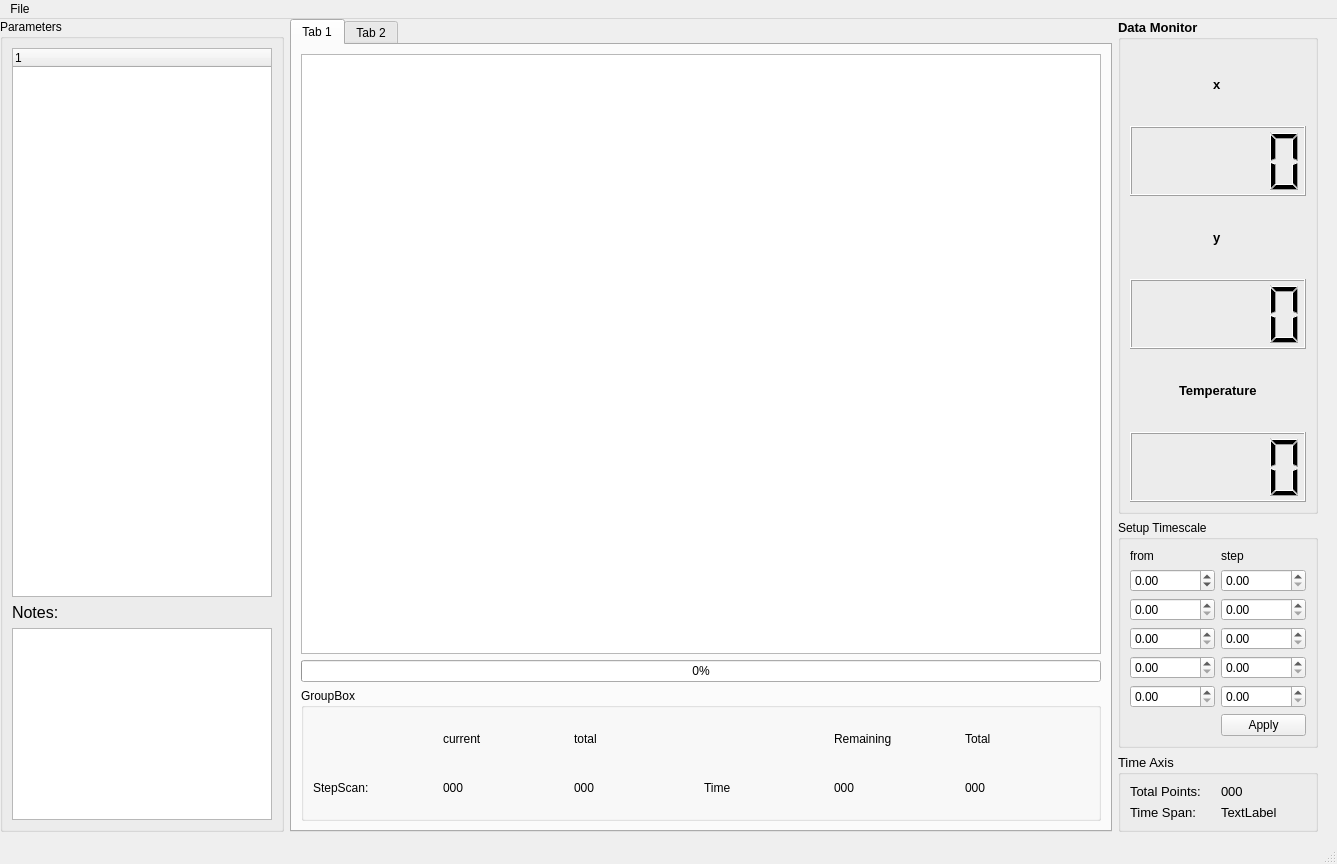
<?xml version="1.0" encoding="UTF-8"?>
<ui version="4.0">
 <class>MainWindow</class>
 <widget class="QMainWindow" name="MainWindow">
  <property name="geometry">
   <rect>
    <x>0</x>
    <y>0</y>
    <width>1337</width>
    <height>864</height>
   </rect>
  </property>
  <property name="windowTitle">
   <string>MainWindow</string>
  </property>
  <widget class="QWidget" name="centralwidget">
   <property name="sizePolicy">
    <sizepolicy hsizetype="MinimumExpanding" vsizetype="Fixed">
     <horstretch>0</horstretch>
     <verstretch>0</verstretch>
    </sizepolicy>
   </property>
   <property name="minimumSize">
    <size>
     <width>1280</width>
     <height>600</height>
    </size>
   </property>
   <property name="maximumSize">
    <size>
     <width>1920</width>
     <height>1080</height>
    </size>
   </property>
   <property name="baseSize">
    <size>
     <width>0</width>
     <height>0</height>
    </size>
   </property>
   <widget class="QWidget" name="verticalLayoutWidget">
    <property name="geometry">
     <rect>
      <x>0</x>
      <y>0</y>
      <width>1318</width>
      <height>813</height>
     </rect>
    </property>
    <layout class="QVBoxLayout" name="verticalLayout">
     <item>
      <layout class="QHBoxLayout" name="horizontalLayout">
       <item>
        <widget class="QGroupBox" name="gb_parameters">
         <property name="sizePolicy">
          <sizepolicy hsizetype="Preferred" vsizetype="MinimumExpanding">
           <horstretch>0</horstretch>
           <verstretch>0</verstretch>
          </sizepolicy>
         </property>
         <property name="title">
          <string>Parameters</string>
         </property>
         <layout class="QVBoxLayout" name="verticalLayout_5">
          <item>
           <widget class="QTreeWidget" name="tree_parameters">
            <property name="sizePolicy">
             <sizepolicy hsizetype="MinimumExpanding" vsizetype="Expanding">
              <horstretch>0</horstretch>
              <verstretch>0</verstretch>
             </sizepolicy>
            </property>
            <property name="minimumSize">
             <size>
              <width>200</width>
              <height>0</height>
             </size>
            </property>
            <column>
             <property name="text">
              <string notr="true">1</string>
             </property>
            </column>
           </widget>
          </item>
          <item>
           <widget class="QLabel" name="label_notes">
            <property name="font">
             <font>
              <pointsize>12</pointsize>
             </font>
            </property>
            <property name="text">
             <string>Notes:</string>
            </property>
           </widget>
          </item>
          <item>
           <widget class="QTextBrowser" name="textbox_notes">
            <property name="sizePolicy">
             <sizepolicy hsizetype="Expanding" vsizetype="Minimum">
              <horstretch>0</horstretch>
              <verstretch>0</verstretch>
             </sizepolicy>
            </property>
           </widget>
          </item>
         </layout>
        </widget>
       </item>
       <item>
        <widget class="QTabWidget" name="tabWidget_plots">
         <property name="sizePolicy">
          <sizepolicy hsizetype="MinimumExpanding" vsizetype="MinimumExpanding">
           <horstretch>0</horstretch>
           <verstretch>0</verstretch>
          </sizepolicy>
         </property>
         <property name="minimumSize">
          <size>
           <width>805</width>
           <height>605</height>
          </size>
         </property>
         <property name="currentIndex">
          <number>0</number>
         </property>
         <widget class="QWidget" name="tab_currentScan">
          <attribute name="title">
           <string>Tab 1</string>
          </attribute>
          <layout class="QVBoxLayout" name="verticalLayout_4">
           <item>
            <widget class="PlotWidget" name="plot_currentScan">
             <property name="sizePolicy">
              <sizepolicy hsizetype="Fixed" vsizetype="Fixed">
               <horstretch>0</horstretch>
               <verstretch>0</verstretch>
              </sizepolicy>
             </property>
             <property name="minimumSize">
              <size>
               <width>800</width>
               <height>600</height>
              </size>
             </property>
            </widget>
           </item>
           <item>
            <widget class="QProgressBar" name="progressBar">
             <property name="minimumSize">
              <size>
               <width>0</width>
               <height>10</height>
              </size>
             </property>
             <property name="value">
              <number>0</number>
             </property>
            </widget>
           </item>
           <item>
            <widget class="QGroupBox" name="gb_title">
             <property name="sizePolicy">
              <sizepolicy hsizetype="Preferred" vsizetype="Minimum">
               <horstretch>0</horstretch>
               <verstretch>0</verstretch>
              </sizepolicy>
             </property>
             <property name="minimumSize">
              <size>
               <width>0</width>
               <height>0</height>
              </size>
             </property>
             <property name="title">
              <string>GroupBox</string>
             </property>
             <layout class="QGridLayout" name="gridLayout_4">
              <item row="0" column="1">
               <widget class="QLabel" name="label_11">
                <property name="text">
                 <string>current</string>
                </property>
               </widget>
              </item>
              <item row="0" column="2">
               <widget class="QLabel" name="label_7">
                <property name="text">
                 <string>total</string>
                </property>
               </widget>
              </item>
              <item row="0" column="4">
               <widget class="QLabel" name="label_9">
                <property name="text">
                 <string>Remaining</string>
                </property>
               </widget>
              </item>
              <item row="0" column="5">
               <widget class="QLabel" name="label_6">
                <property name="text">
                 <string>Total</string>
                </property>
               </widget>
              </item>
              <item row="1" column="0">
               <widget class="QLabel" name="label">
                <property name="text">
                 <string>StepScan:</string>
                </property>
               </widget>
              </item>
              <item row="1" column="1">
               <widget class="QLabel" name="label_10">
                <property name="text">
                 <string>000</string>
                </property>
               </widget>
              </item>
              <item row="1" column="2">
               <widget class="QLabel" name="label_8">
                <property name="text">
                 <string>000</string>
                </property>
               </widget>
              </item>
              <item row="1" column="3">
               <widget class="QLabel" name="label_13">
                <property name="text">
                 <string>Time</string>
                </property>
               </widget>
              </item>
              <item row="1" column="4">
               <widget class="QLabel" name="label_12">
                <property name="text">
                 <string>000</string>
                </property>
               </widget>
              </item>
              <item row="1" column="5">
               <widget class="QLabel" name="label_14">
                <property name="text">
                 <string>000</string>
                </property>
               </widget>
              </item>
             </layout>
            </widget>
           </item>
          </layout>
          <zorder>groupBox</zorder>
          <zorder>groupBox</zorder>
          <zorder>plot_currentScan</zorder>
          <zorder>gb_title</zorder>
          <zorder>progressBar</zorder>
         </widget>
         <widget class="QWidget" name="tab_allScans">
          <attribute name="title">
           <string>Tab 2</string>
          </attribute>
          <widget class="PlotWidget" name="plot_allScans">
           <property name="geometry">
            <rect>
             <x>0</x>
             <y>0</y>
             <width>800</width>
             <height>600</height>
            </rect>
           </property>
           <property name="sizePolicy">
            <sizepolicy hsizetype="Fixed" vsizetype="Fixed">
             <horstretch>0</horstretch>
             <verstretch>0</verstretch>
            </sizepolicy>
           </property>
           <property name="minimumSize">
            <size>
             <width>800</width>
             <height>600</height>
            </size>
           </property>
          </widget>
         </widget>
        </widget>
       </item>
       <item>
        <layout class="QVBoxLayout" name="verticalLayout_2">
         <item>
          <widget class="QGroupBox" name="groupBox_3">
           <property name="sizePolicy">
            <sizepolicy hsizetype="Preferred" vsizetype="MinimumExpanding">
             <horstretch>0</horstretch>
             <verstretch>0</verstretch>
            </sizepolicy>
           </property>
           <property name="minimumSize">
            <size>
             <width>200</width>
             <height>0</height>
            </size>
           </property>
           <property name="font">
            <font>
             <pointsize>10</pointsize>
             <weight>75</weight>
             <bold>true</bold>
            </font>
           </property>
           <property name="title">
            <string>Data Monitor</string>
           </property>
           <layout class="QVBoxLayout" name="verticalLayout_3">
            <item alignment="Qt::AlignHCenter">
             <widget class="QLabel" name="lockinMonitorLabel_x">
              <property name="font">
               <font>
                <pointsize>10</pointsize>
                <weight>75</weight>
                <bold>true</bold>
               </font>
              </property>
              <property name="text">
               <string>x</string>
              </property>
             </widget>
            </item>
            <item>
             <widget class="QLCDNumber" name="LockinMonitorLCD_x"/>
            </item>
            <item alignment="Qt::AlignHCenter">
             <widget class="QLabel" name="LockinMonitorLabel_y">
              <property name="font">
               <font>
                <pointsize>10</pointsize>
                <weight>75</weight>
                <bold>true</bold>
               </font>
              </property>
              <property name="text">
               <string>y</string>
              </property>
             </widget>
            </item>
            <item>
             <widget class="QLCDNumber" name="LockinMonitorLCD_y"/>
            </item>
            <item alignment="Qt::AlignHCenter">
             <widget class="QLabel" name="TemperatureMoitorLabel">
              <property name="font">
               <font>
                <pointsize>10</pointsize>
                <weight>75</weight>
                <bold>true</bold>
               </font>
              </property>
              <property name="text">
               <string>Temperature</string>
              </property>
             </widget>
            </item>
            <item>
             <widget class="QLCDNumber" name="temperatureMonitorLDC"/>
            </item>
           </layout>
          </widget>
         </item>
         <item>
          <widget class="QGroupBox" name="groupBox">
           <property name="sizePolicy">
            <sizepolicy hsizetype="Preferred" vsizetype="Minimum">
             <horstretch>0</horstretch>
             <verstretch>0</verstretch>
            </sizepolicy>
           </property>
           <property name="title">
            <string>Setup Timescale</string>
           </property>
           <layout class="QGridLayout" name="gridLayout">
            <item row="2" column="1">
             <widget class="QDoubleSpinBox" name="timescale_step_1"/>
            </item>
            <item row="1" column="0">
             <widget class="QLabel" name="label_timescaleFrom">
              <property name="sizePolicy">
               <sizepolicy hsizetype="Preferred" vsizetype="Minimum">
                <horstretch>0</horstretch>
                <verstretch>0</verstretch>
               </sizepolicy>
              </property>
              <property name="text">
               <string>from</string>
              </property>
             </widget>
            </item>
            <item row="3" column="0">
             <widget class="QDoubleSpinBox" name="timescale_from_2"/>
            </item>
            <item row="1" column="1">
             <widget class="QLabel" name="label_timescaleStep">
              <property name="sizePolicy">
               <sizepolicy hsizetype="Preferred" vsizetype="Minimum">
                <horstretch>0</horstretch>
                <verstretch>0</verstretch>
               </sizepolicy>
              </property>
              <property name="text">
               <string>step</string>
              </property>
             </widget>
            </item>
            <item row="2" column="0">
             <widget class="QDoubleSpinBox" name="timescale_from_1">
              <property name="minimum">
               <double>-1000.000000000000000</double>
              </property>
              <property name="maximum">
               <double>1000.000000000000000</double>
              </property>
             </widget>
            </item>
            <item row="3" column="1">
             <widget class="QDoubleSpinBox" name="timescale_step_2"/>
            </item>
            <item row="4" column="1">
             <widget class="QDoubleSpinBox" name="timescale_step_3"/>
            </item>
            <item row="4" column="0">
             <widget class="QDoubleSpinBox" name="timescale_from_3"/>
            </item>
            <item row="5" column="0">
             <widget class="QDoubleSpinBox" name="timescale_from_4"/>
            </item>
            <item row="6" column="1">
             <widget class="QDoubleSpinBox" name="timescale_step_5"/>
            </item>
            <item row="6" column="0">
             <widget class="QDoubleSpinBox" name="timescale_from_5"/>
            </item>
            <item row="5" column="1">
             <widget class="QDoubleSpinBox" name="timescale_step_4"/>
            </item>
            <item row="7" column="1">
             <widget class="QPushButton" name="pushButton">
              <property name="text">
               <string>Apply</string>
              </property>
             </widget>
            </item>
           </layout>
          </widget>
         </item>
         <item>
          <widget class="QGroupBox" name="gb_timeAxis">
           <property name="sizePolicy">
            <sizepolicy hsizetype="Preferred" vsizetype="Minimum">
             <horstretch>0</horstretch>
             <verstretch>0</verstretch>
            </sizepolicy>
           </property>
           <property name="font">
            <font>
             <pointsize>10</pointsize>
            </font>
           </property>
           <property name="title">
            <string>Time Axis</string>
           </property>
           <layout class="QGridLayout" name="gridLayout_2">
            <item row="0" column="0">
             <widget class="QLabel" name="label_totalPoints">
              <property name="text">
               <string>Total Points:</string>
              </property>
             </widget>
            </item>
            <item row="0" column="1">
             <widget class="QLabel" name="label_totalPoints_number">
              <property name="text">
               <string>000</string>
              </property>
             </widget>
            </item>
            <item row="1" column="0">
             <widget class="QLabel" name="label_timeSpan">
              <property name="text">
               <string>Time Span:</string>
              </property>
             </widget>
            </item>
            <item row="1" column="1">
             <widget class="QLabel" name="label_timeSpan_number">
              <property name="text">
               <string>TextLabel</string>
              </property>
             </widget>
            </item>
           </layout>
          </widget>
         </item>
        </layout>
       </item>
      </layout>
     </item>
    </layout>
   </widget>
   <zorder>verticalLayoutWidget</zorder>
   <zorder>horizontalLayoutWidget</zorder>
   <zorder>progressBar</zorder>
  </widget>
  <widget class="QMenuBar" name="menubar">
   <property name="geometry">
    <rect>
     <x>0</x>
     <y>0</y>
     <width>1337</width>
     <height>21</height>
    </rect>
   </property>
   <widget class="QMenu" name="menuFile">
    <property name="title">
     <string>File</string>
    </property>
    <addaction name="actionQuit"/>
   </widget>
   <addaction name="menuFile"/>
  </widget>
  <widget class="QStatusBar" name="statusbar"/>
  <action name="actionQuit">
   <property name="text">
    <string>Quit</string>
   </property>
  </action>
 </widget>
 <customwidgets>
  <customwidget>
   <class>PlotWidget</class>
   <extends>QGraphicsView</extends>
   <header>pyqtgraph</header>
  </customwidget>
 </customwidgets>
 <resources/>
 <connections/>
</ui>
